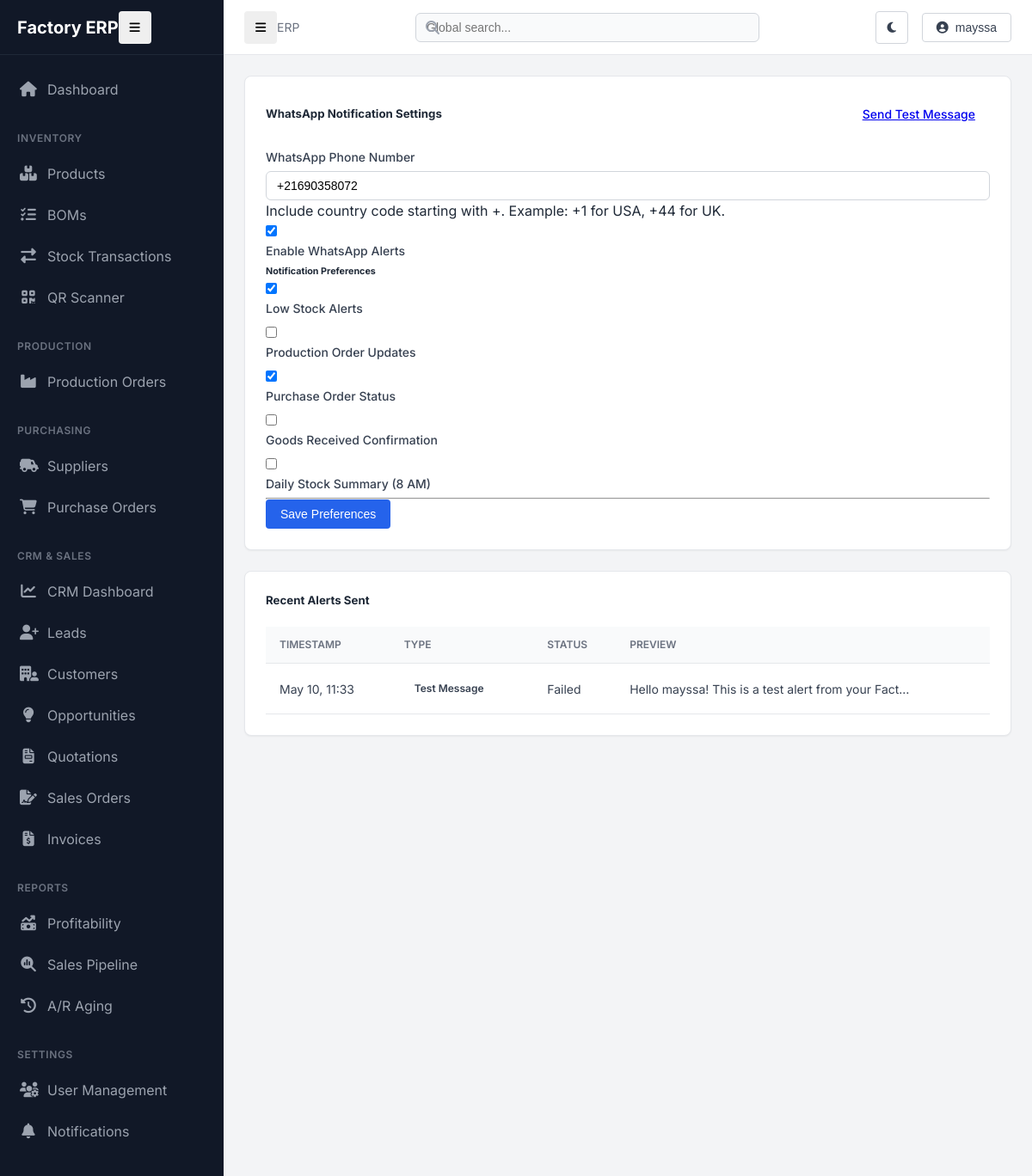
The page /notifications/settings/ (signed in) on the database its author committed.
### notifications/models.py (models this page shows, shortened)
class WhatsAppRecipient(models.Model):
    user = models.OneToOneField(settings.AUTH_USER_MODEL, on_delete=models.CASCADE, related_name='whatsapp_settings')
    phone_number = models.CharField(max_length=20, help_text="Format: +countrycode_number (e.g., +14155238886)")
    is_active = models.BooleanField(default=True)
    low_stock_alerts = models.BooleanField(default=False)
    production_updates = models.BooleanField(default=False)
    purchase_approvals = models.BooleanField(default=False)
    goods_received = models.BooleanField(default=False)
    daily_summary = models.BooleanField(default=False)

class WhatsAppMessage(models.Model):
    TYPES = [
        ('low_stock', 'Low Stock'),
        ('production', 'Production Update'),
        ('purchase', 'Purchase Order'),
        ('receipt', 'Goods Received'),
        ('daily', 'Daily Summary'),
        ('test', 'Test Message'),
    ]
    recipient = models.ForeignKey(WhatsAppRecipient, on_delete=models.CASCADE, related_name='messages')
    type = models.CharField(max_length=20, choices=TYPES)
    content = models.TextField()
    sent_at = models.DateTimeField(default=timezone.now)
    status = models.CharField(max_length=20, default='sent')
    twilio_sid = models.CharField(max_length=50, blank=True, null=True)
    class Meta:
        ordering = ['-sent_at']

### notifications/views.py (the view, shortened to what this page needs)
# urls.py: path('settings/', views.notification_settings, name='settings'),
@login_required
def notification_settings(request):
    recipient, created = WhatsAppRecipient.objects.get_or_create(user=request.user)
    recent_messages = WhatsAppMessage.objects.filter(recipient=recipient)[:5]
    return render(request, "notifications/settings.html", {
        "recipient": recipient,
        "recent_messages": recent_messages
    })

### notifications/templates/notifications/settings.html (shortened to what this page needs)
{% extends "base.html" %}
{% block content %}
<div class="row justify-content-center">
    <div class="col-md-8">
        <div class="card mb-4">
            <div class="card-header bg-white py-3 d-flex justify-content-between align-items-center">
                <h5 class="mb-0"> WhatsApp Notification Settings</h5>
                <a href="{% url 'notifications:test_whatsapp' %}" class="btn btn-sm btn-outline-success">Send Test Message</a>
            </div>
            <div class="card-body">
                <form method="post">
                    <div class="mb-4">
                        <label for="id_phone_number" class="form-label fw-bold">WhatsApp Phone Number</label>
                        <input type="text" name="phone_number" id="id_phone_number" class="form-control" value="{{ recipient.phone_number }}" placeholder="+14155238886" required>
                        <div class="form-text small">Include country code starting with +. Example: +1 for USA, +44 for UK.</div>
                    </div>
                    <div class="mb-4">
                        <div class="form-check form-switch">
                            <input class="form-check-input" type="checkbox" name="is_active" id="id_is_active" {% if recipient.is_active %}checked{% endif %}>
                            <label class="form-check-label fw-bold" for="id_is_active">Enable WhatsApp Alerts</label>
                        </div>
                    </div>
                    <h6 class="border-bottom pb-2 mb-3">Notification Preferences</h6>
                    <div class="row g-3">
                        <div class="col-md-6">
                            <div class="form-check">
                                <input class="form-check-input" type="checkbox" name="low_stock" id="id_low_stock" {% if recipient.low_stock_alerts %}checked{% endif %}>
                                <label class="form-check-label" for="id_low_stock">Low Stock Alerts</label>
                            </div>
                        </div>
                        <div class="col-md-6">
                            <div class="form-check">
                                <input class="form-check-input" type="checkbox" name="production" id="id_production" {% if recipient.production_updates %}checked{% endif %}>
                                <label class="form-check-label" for="id_production">Production Order Updates</label>
                            </div>
                        </div>
                        <div class="col-md-6">
                            <div class="form-check">
                                <input class="form-check-input" type="checkbox" name="purchase" id="id_purchase" {% if recipient.purchase_approvals %}checked{% endif %}>
                                <label class="form-check-label" for="id_purchase">Purchase Order Status</label>
                            </div>
                        </div>
                        <div class="col-md-6">
                            <div class="form-check">
                                <input class="form-check-input" type="checkbox" name="receipt" id="id_receipt" {% if recipient.goods_received %}checked{% endif %}>
                                <label class="form-check-label" for="id_receipt">Goods Received Confirmation</label>
                            </div>
                        </div>
                        <div class="col-md-6">
                            <div class="form-check">
                                <input class="form-check-input" type="checkbox" name="daily" id="id_daily" {% if recipient.daily_summary %}checked{% endif %}>
                                <label class="form-check-label" for="id_daily">Daily Stock Summary (8 AM)</label>
                            </div>
                        </div>
                    </div>
                    <hr class="my-4">
                    <div class="d-grid">
                        <button type="submit" class="btn btn-primary">Save Preferences</button>
                    </div>
                </form>
            </div>
        </div>
        <div class="card">
            <div class="card-header bg-white py-3">
                <h5 class="mb-0">Recent Alerts Sent</h5>
            </div>
            <div class="card-body p-0">
                <div class="table-responsive">
                    <table class="table table-sm table-hover mb-0">
                        <thead class="table-light">
                            <tr>
                                <th>Timestamp</th>
                                <th>Type</th>
                                <th>Status</th>
                                <th>Preview</th>
                            </tr>
                        </thead>
                        <tbody>
                            {% for msg in recent_messages %}
                            <tr>
                                <td class="small">{{ msg.sent_at|date:"M d, H:i" }}</td>
                                <td><span class="badge bg-info text-white">{{ msg.get_type_display }}</span></td>
                                <td>
                                    {% if msg.status == 'sent' %}
                                        <span class="text-success"><i class="bi bi-check-all"></i> Sent</span>
                                    {% else %}
                                        <span class="text-danger"> Failed</span>
                                    {% endif %}
                                </td>
                                <td class="small text-muted">{{ msg.content|truncatechars:50 }}</td>
                            </tr>
                            {% empty %}
                            <tr>
                                <td colspan="4" class="text-center py-4 text-muted">No recent alerts recorded.</td>
                            </tr>
                            {% endfor %}
                        </tbody>
                    </table>
                </div>
            </div>
        </div>
    </div>
</div>
{% endblock %}

### templates/base.html (shortened to what this page needs)
{% load static %}
<!DOCTYPE html>
<html lang="en">
<head>
    <link rel="stylesheet" href="https://cdnjs.cloudflare.com/ajax/libs/font-awesome/6.4.0/css/all.min.css">
    <link rel="stylesheet" href="{% static 'css/style.css' %}">
    <link rel="stylesheet" href="{% static 'css/dark-mode.css' %}">
</head>
<body>
    <div class="app-container">
        <aside id="sidebar">
            <div class="sidebar-header">
                <div class="logo-text">Factory ERP</div>
                <button id="sidebar-toggle" class="btn btn-icon d-none d-md-block">
                    <i class="fas fa-bars"></i>
                </button>
            </div>
            <nav class="sidebar-nav">
                <div class="nav-group">
                    <a href="{% url 'inventory:dashboard' %}" class="nav-link {% if request.resolver_match.url_name == 'dashboard' and request.resolver_match.app_name == 'inventory' %}active{% endif %}">
                        <i class="fas fa-home"></i>
                        <span>Dashboard</span>
                    </a>
                </div>
                <div class="nav-group">
                    <div class="nav-group-title">Inventory</div>
                    <a href="{% url 'inventory:product_list' %}" class="nav-link {% if 'product' in request.path %}active{% endif %}">
                        <i class="fas fa-boxes-stacked"></i>
                        <span>Products</span>
                    </a>
                    <a href="{% url 'inventory:bom_viewer' %}" class="nav-link {% if 'bom' in request.path %}active{% endif %}">
                        <i class="fas fa-list-check"></i>
                        <span>BOMs</span>
                    </a>
                    <a href="{% url 'inventory:transaction_history' %}" class="nav-link {% if 'transaction' in request.path %}active{% endif %}">
                        <i class="fas fa-exchange-alt"></i>
                        <span>Stock Transactions</span>
                    </a>
                    <a href="{% url 'inventory:scan_page' %}" class="nav-link {% if 'scan' in request.path %}active{% endif %}">
                        <i class="fas fa-qrcode"></i>
                        <span>QR Scanner</span>
                    </a>
                </div>
                <div class="nav-group">
                    <div class="nav-group-title">Production</div>
                    <a href="{% url 'inventory:production_order_list' %}" class="nav-link {% if 'production_order' in request.path %}active{% endif %}">
                        <i class="fas fa-industry"></i>
                        <span>Production Orders</span>
                    </a>
                </div>
                <div class="nav-group">
                    <div class="nav-group-title">Purchasing</div>
                    <a href="{% url 'inventory:supplier_list' %}" class="nav-link {% if 'supplier' in request.path %}active{% endif %}">
                        <i class="fas fa-truck-field"></i>
                        <span>Suppliers</span>
                    </a>
                    <a href="{% url 'inventory:purchase_order_list' %}" class="nav-link {% if 'purchase_order' in request.path %}active{% endif %}">
                        <i class="fas fa-cart-shopping"></i>
                        <span>Purchase Orders</span>
                    </a>
                </div>
                <div class="nav-group">
                    <div class="nav-group-title">CRM & Sales</div>
                    <a href="{% url 'crm:dashboard' %}" class="nav-link {% if request.resolver_match.app_name == 'crm' and request.resolver_match.url_name == 'dashboard' %}active{% endif %}">
                        <i class="fas fa-chart-line"></i>
                        <span>CRM Dashboard</span>
                    </a>
                    <a href="{% url 'crm:lead_list' %}" class="nav-link {% if 'lead' in request.path %}active{% endif %}">
                        <i class="fas fa-user-plus"></i>
                        <span>Leads</span>
                    </a>
                    <a href="{% url 'crm:customer_list' %}" class="nav-link {% if 'customer' in request.path %}active{% endif %}">
                        <i class="fas fa-building-user"></i>
                        <span>Customers</span>
                    </a>
                    <a href="{% url 'crm:opportunity_list' %}" class="nav-link {% if 'opportunity' in request.path %}active{% endif %}">
                        <i class="fas fa-lightbulb"></i>
                        <span>Opportunities</span>
                    </a>
                    <a href="{% url 'crm:quotation_list' %}" class="nav-link {% if 'quotation' in request.path %}active{% endif %}">
                        <i class="fas fa-file-invoice"></i>
                        <span>Quotations</span>
                    </a>
                    <a href="{% url 'crm:salesorder_list' %}" class="nav-link {% if 'order' in request.path %}active{% endif %}">
                        <i class="fas fa-file-signature"></i>
                        <span>Sales Orders</span>
                    </a>
                    <a href="{% url 'crm:invoice_list' %}" class="nav-link {% if 'invoice' in request.path %}active{% endif %}">
                        <i class="fas fa-file-invoice-dollar"></i>
                        <span>Invoices</span>
                    </a>
                </div>
                <div class="nav-group">
                    <div class="nav-group-title">Reports</div>
                    <a href="{% url 'inventory:profitability_report' %}" class="nav-link">
                        <i class="fas fa-money-bill-trend-up"></i>
                        <span>Profitability</span>
                    </a>
                    <a href="{% url 'crm:report_pipeline' %}" class="nav-link">
                        <i class="fas fa-magnifying-glass-chart"></i>
                        <span>Sales Pipeline</span>
                    </a>
                    <a href="{% url 'crm:report_aging' %}" class="nav-link">
                        <i class="fas fa-clock-rotate-left"></i>
                        <span>A/R Aging</span>
                    </a>
                </div>
                <div class="nav-group">
                    <div class="nav-group-title">Settings</div>
                    {% if perms.inventory.can_manage_users %}
                    <a href="{% url 'inventory:user_list' %}" class="nav-link">
                        <i class="fas fa-users-gear"></i>
                        <span>User Management</span>
                    </a>
                    {% endif %}
                    <a href="{% url 'notifications:settings' %}" class="nav-link">
                        <i class="fas fa-bell"></i>
                        <span>Notifications</span>
                    </a>
                </div>
            </nav>
        </aside>
        <main class="main-content">
            <header id="topbar">
                <div class="breadcrumb-container">
                    <button id="mobile-sidebar-toggle" class="btn btn-icon d-md-none me-3">
                        <i class="fas fa-bars"></i>
                    </button>
                    <div class="breadcrumb-item">ERP</div>
                </div>
                <div class="global-search">
                    <form action="{% url 'inventory:global_search' %}" method="get">
                        <div class="search-input-group">
                            <i class="fas fa-search"></i>
                            <input type="text" name="q" class="search-input" placeholder="Global search..." value="{{ request.GET.q }}">
                        </div>
                    </form>
                </div>
                <div class="user-menu">
                    <button id="theme-toggle" class="btn btn-icon btn-outline">
                    </button>
                    {% if request.user.is_authenticated %}
                    <div class="dropdown">
                        <button class="btn btn-outline dropdown-toggle">
                            <i class="fas fa-user-circle me-2"></i>
                            {{ request.user.username }}
                        </button>
                    </div>
                    {% else %}
                    <a href="{% url 'login' %}" class="btn btn-primary">Login</a>
                    {% endif %}
                </div>
            </header>
            <div class="content-area">
                {% block content %}{% endblock %}
            </div>
        </main>
    </div>
</body>
</html>

### rows shown on the page
WhatsAppRecipient: phone_number "+21690358072", is_active "☑", low_stock_alerts "☑", purchase_approvals "☑"
WhatsAppMessage: sent_at "May 10, 11:33", type "Test Message", status "Failed", content "Hello mayssa! This is a test alert from your Fact…"

### other values the page prints
{{ request.user.username }} "mayssa"
